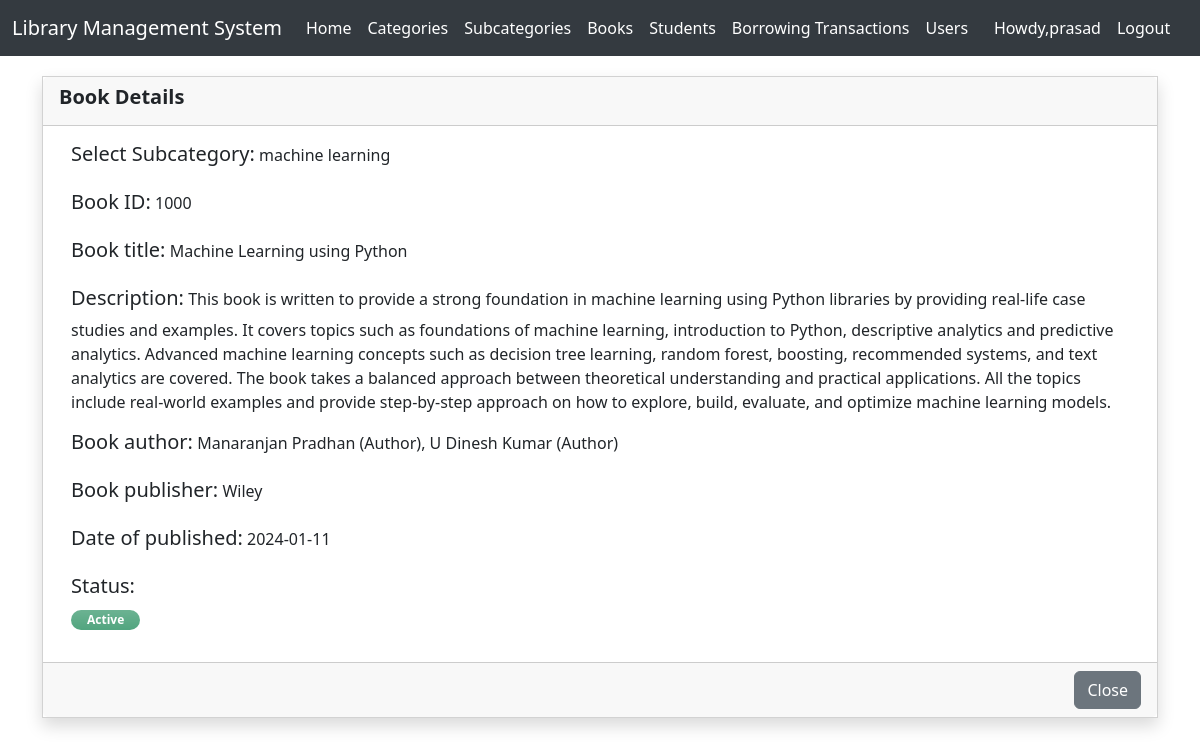
Screenshot of /book_view/1/ (signed in) with the database file from the repository.
### authentication/models.py (models this page shows, shortened)
class CustomUser(AbstractUser):
    username=None
    name = models.CharField(max_length=100)
    email = models.EmailField(unique=True)
    USERNAME_FIELD = 'email'
    REQUIRED_FIELDS = ['name']
    objects = CustomUserManager()

### lms/models.py (models this page shows, shortened)
class Books(models.Model):
    sub_category = models.ForeignKey(Subcategory,on_delete=models.CASCADE)
    book_id = models.IntegerField(unique=True)
    title = models.CharField(max_length=250)
    description = models.TextField(blank=True,null=True)
    author = models.CharField(max_length=250)
    publisher = models.CharField(max_length=250)
    date_published= models.DateTimeField()
    status = models.CharField(max_length=8,choices=(('Active','Active'),('Inactive','Inactive')),default='Active')
    date_created = models.DateTimeField(auto_now=True)

class Subcategory(models.Model):
    category = models.ForeignKey(Category,on_delete=models.CASCADE)
    name = models.CharField(max_length=250)
    description = models.TextField(blank=True,null=True)
    status = models.CharField(max_length=8,choices=(('Active','Active'),('Inactive','Inactive')),default='Active')
    date_created=models.DateTimeField(auto_now=True)
    def __str__(self):
        return self.name

### lms/views.py (the view)
# urls.py: path('book_view/<int:b_id>/', book_view, name='book_view'),
@login_required(login_url='/login/')
def book_view(request,b_id):
    quary=Books.objects.get(id=b_id)
    return render(request,'book_view.html',{'book':quary})

### lms/templates/book_view.html (shortened to what this page needs)
{% extends "base.html" %}
{% block start %}
<!DOCTYPE html>
<html lang="en">
<head>
    <link href="https://cdn.jsdelivr.net/npm/bootstrap@5.3.2/dist/css/bootstrap.min.css" rel="stylesheet">
</head>
<body>
    <form action="" method='POST'>
<div class="container">
    <div class="row justify-content-center">
        <div class="col-lg-12 col-md-10 col-sm-12 col-xs-12">
            <div class="card shadow rounded-0">
                <div class="card-header">
                    <div class="h5 card-title fw-bold">Book Details</div>
                </div>
                <div class="card-body">
                    <div class="container-fluid">
                        <div class="row">
                            <div class="col-md-14">
                                <div class="mb-3">
                                    <label for="email" class="control-label"><h5>Select Subcategory: </h5></label>
                                    {{book.sub_category}}
                                </div>
                                <div class="mb-3">
                                    <label for="id" class="control-label"><h5>Book ID: </h5> </label>
                                    {{book.book_id}}
                                </div>
                                <div class="mb-3">
                                    <label for="name" class="control-label"><h5>Book title: </h5> </label>
                                    {{book.title}}
                                </div>
                                <div class="mb-3">
                                    <label for="Description" class="control-label"><h5>Description: </h5></label>
                                    {{book.description}}
                                </div>
                                <div class="mb-3">
                                        <label for="name" class="control-label"><h5>Book author: </h5></label>
                                        {{book.author}}
                                    </div>
                                    <div class="mb-3">
                                        <label for="name" class="control-label"><h5>Book publisher: </h5></label>
                                        {{book.publisher}}
                                    </div>
                                <div class="mb-3">
                                    <label for="name" class="control-label"><h5>Date of published: </h5></label>
                                    {{ book.date_published|date:'Y-m-d' }}
                                </div>
                                <div class="mb-3">
                                    <h5><label for="status" class="control-label">Status: </label></h5>
                                {% if book.status == 'Active' %}
                                <span class="badge badge-success bg-gradient bg-success px-3 rounded-pill bg-opacity-75 text-sm py-1">Active</span>
                                {% else %}
                                <span class="badge badge-secondary bg-gradient bg-secondary px-3 rounded-pill bg-opacity-75 text-sm py-1">Inactive</span>
                                {% endif %}
                                </div>
                            </div>
                        </div>
                    </div>
                </div>
                <div class="card-footer">
                    <div class="d-flex w-100 text-end justify-content-end">
                        <a href="{% url 'book_list' %}" class="btn btn-secondary">Close</a>
                    </div>
                </div>
            </div>
        </div>
    </div>
</div>
</form>
</body>
</html>
{% endblock start %}

### lms/templates/base.html (shortened to what this page needs)
<!DOCTYPE html>
<html lang="en">
<head>
    <link href="https://cdn.jsdelivr.net/npm/bootstrap@5.3.2/dist/css/bootstrap.min.css" rel="stylesheet">
</head>
<body>
    <nav class="navbar navbar-expand-sm navbar-light">
        <div class="container-fluid">
          <a class="navbar-brand" href="{% url 'home' %}">Library Management System</a>
          <div class="collapse navbar-collapse" id="navbarText">
            <ul class="navbar-nav me-auto mb-2 mb-lg-0">
              <li class="nav-item">
                <a class="nav-link active" aria-current="page" href="{% url 'home' %}">Home</a>
              </li>
              <li class="nav-item">
                <a class="nav-link active" href="{% url 'category_list' %}">Categories</a>
              </li>
              <li class="nav-item">
                <a class="nav-link active" href="{% url 'subcategory_list' %}">Subcategories</a>
              </li>
              <li class="nav-item">
                <a class="nav-link active" href="{% url 'book_list' %}">Books</a>
              </li>
              <li class="nav-item">
                <a class="nav-link active" href="{% url 'student_list' %}">Students</a>
              </li>
              <li class="nav-item">
                <a class="nav-link active" href="{% url 'transaction_list' %}">Borrowing Transactions</a>
              </li>
              {% if request.user.is_staff %}
              <li class="nav-item">
                <a class="nav-link active" href="{% url 'user_list' %}">Users</a>
              </li>
              {% endif %}
            </ul>
          <ul class="navbar-nav me-auto mb-2 mb-lg-0">
            <li class="nav-item">
            <a class="nav-link active" href="{% url 'profile' user.id %}">Howdy,{{request.user.name}}</a>
          </li>
            <li class="nav-item">
              <a class="nav-link active" href="{% url 'logout' %}">Logout</a>
            </li>
          </ul>
          </div>
        </div>
      </nav>
      {% block start %}
      {% endblock start %}
</body>
</html>

### lms/templates/base.html (style rules this page uses)
.navbar { margin-bottom: 20px; background-color: #343a40; }
.navbar .navbar-brand { color: #ffffff; }
.navbar .navbar-nav .nav-link { color: #ffffff !important; }

### rows the page displays
CustomUser: user.name "prasad"
Books: sub_category "machine learning", book_id "1000", title "Machine Learning using Python", description "This book is written to provide a strong foundation in machine learning using Python libraries by providing real-life case studies and examples. It covers topics such as foundations of machine learning, introduction to Python, descriptive analytics and predictive analytics. Advanced machine learning concepts such as decision tree learning, random forest, boosting, recommended systems, and text analytics are covered. The book takes a balanced approach between theoretical understanding and practical applications. All the topics include real-world examples and provide step-by-step approach on how to explore, build, evaluate, and optimize machine learning models.", author "Manaranjan Pradhan (Author), U Dinesh Kumar (Author)", publisher "Wiley", date_published "2024-01-11"
